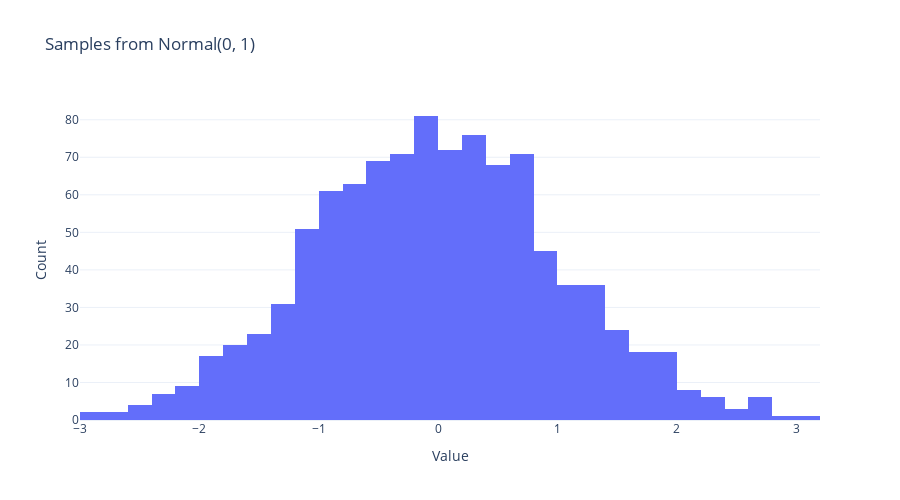

Notebook code cell kept with this figure:
### Code cell
samples = pm.draw(x_dist, draws=1000, random_seed=RNG)
px.histogram(samples, title="Samples from Normal(0, 1)").update_layout(
    xaxis_title="Value", yaxis_title="Count", showlegend=False
)

### Figure 1 — Plotly figure (JSON) as saved in the notebook; plotly's stock layout.template omitted (floating-point values rounded to 4 significant figures; data arrays with more than 128 entries replaced by an {"elided": "..."} marker saying what was removed)
{"data": [{"bingroup": "x", "hovertemplate": "variable=0<br>value=%{x}<br>count=%{y}<extra></extra>", "legendgroup": "0", "marker": {"color": "#636efa", "pattern": {"shape": ""}}, "name": "0", "orientation": "v", "showlegend": true, "type": "histogram", "x": {"elided": "1000 float values"}, "xaxis": "x", "yaxis": "y"}], "layout": {"barmode": "relative", "height": 500, "legend": {"title": {"text": "variable"}, "tracegroupgap": 0}, "showlegend": false, "title": {"text": "Samples from Normal(0, 1)"}, "width": 900, "xaxis": {"anchor": "y", "domain": [0, 1], "title": {"text": "Value"}}, "yaxis": {"anchor": "x", "domain": [0, 1], "title": {"text": "Count"}}}}
